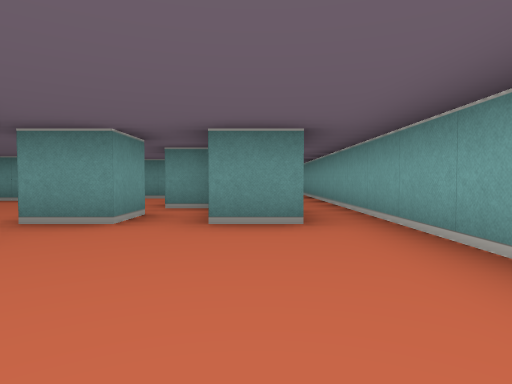
View 1 (above)

24 first-person views from a walk through a cub3D level. The camera is about half as high as the walls, tilts 2° down and sees 75° across. The floor is counted in squares. Each view is taken from the middle of a square. On the plan, view 1 faces up. The plan holds only what a view shows up to about 9 squares ahead; the rest is blank.

View 2
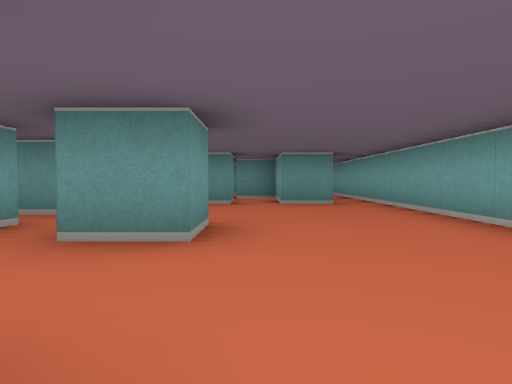

View 3
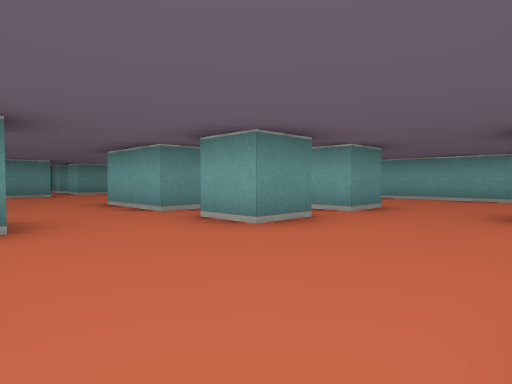

View 4
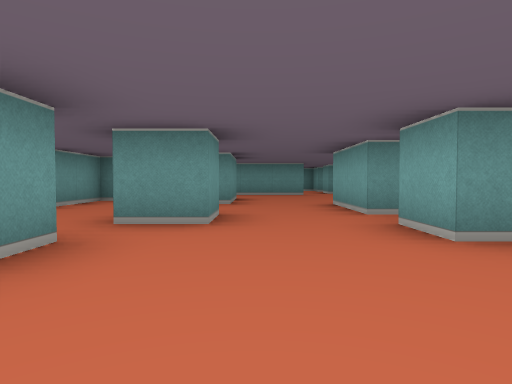

View 5
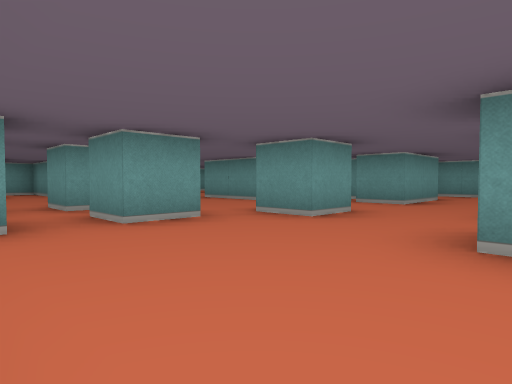

View 6
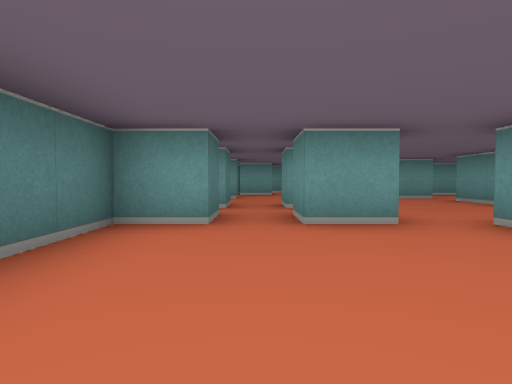

View 7
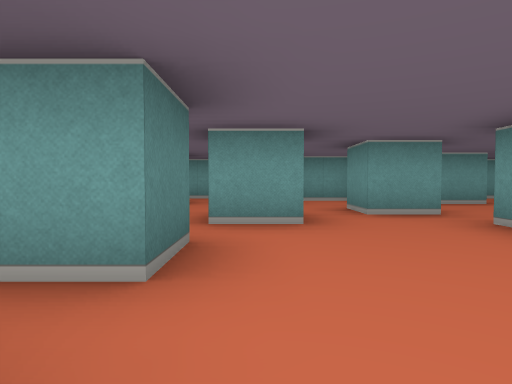

View 8
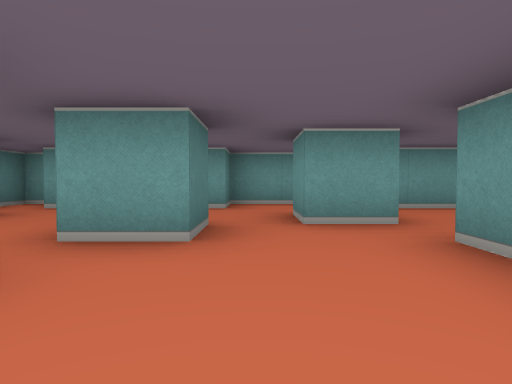

View 9
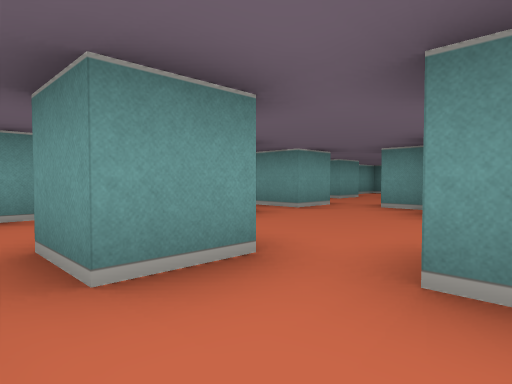

View 10
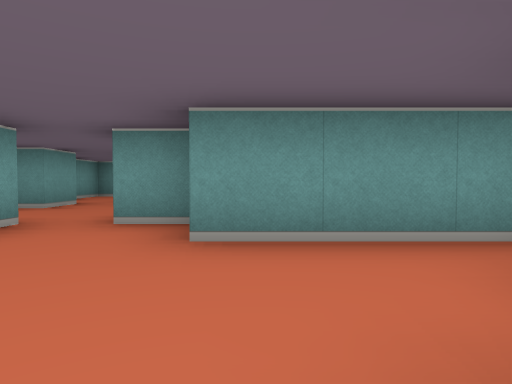

View 11
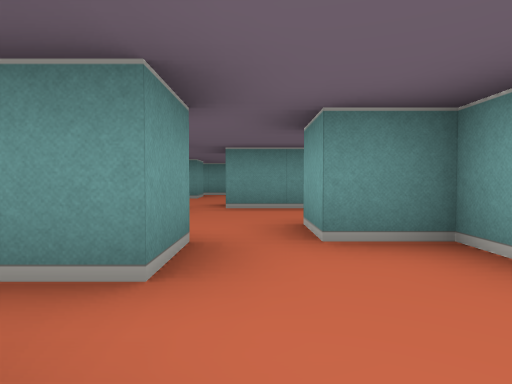

View 12
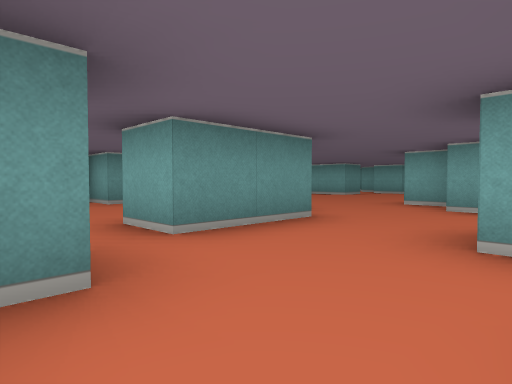

View 13
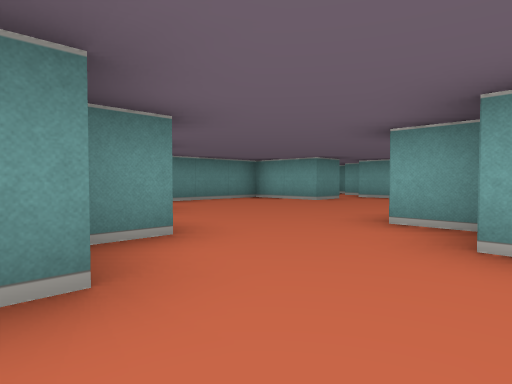

View 14
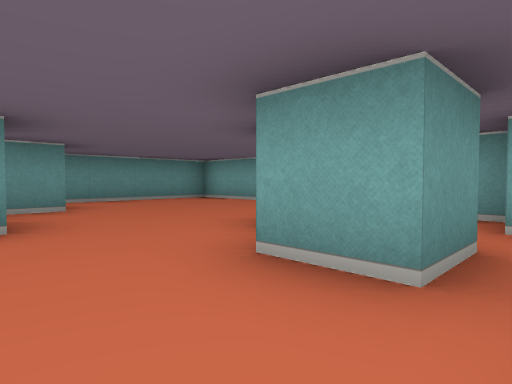

View 15
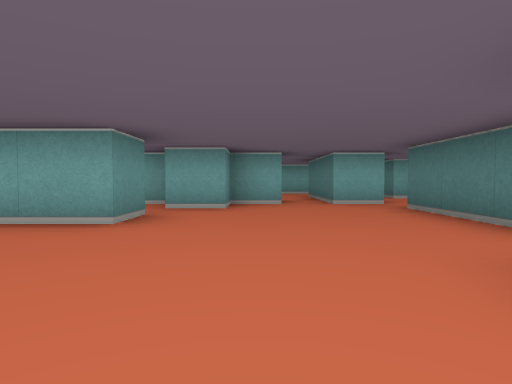

View 16
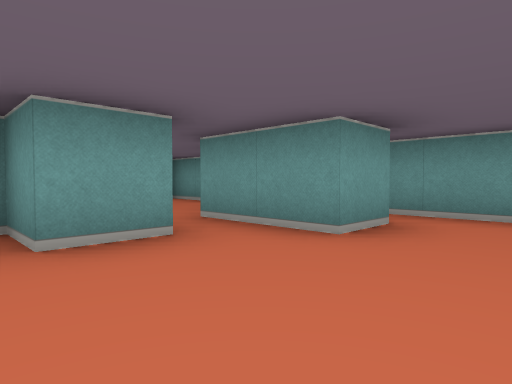

View 17
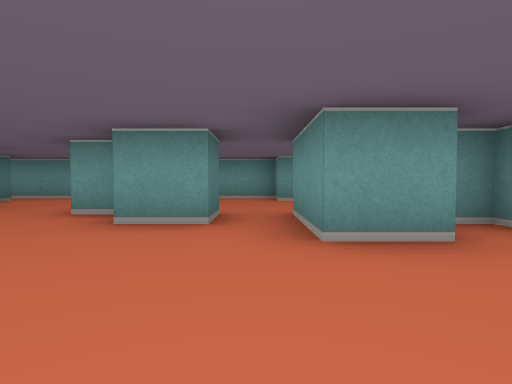

View 18
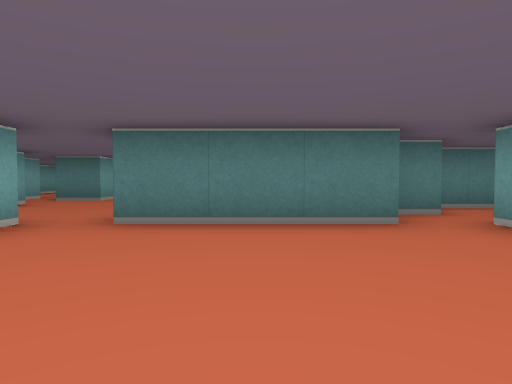

View 19
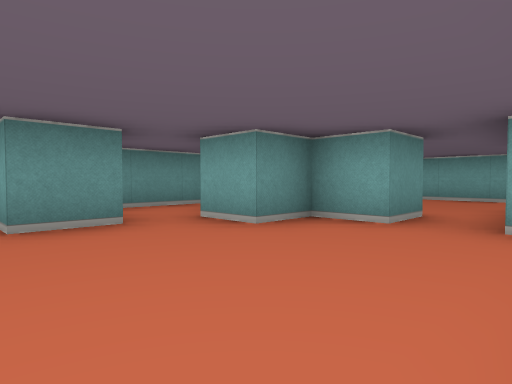

View 20
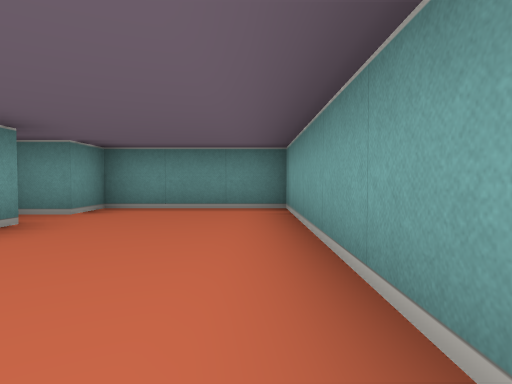

View 21
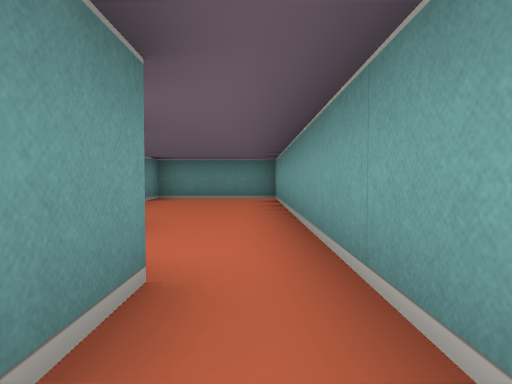

View 22
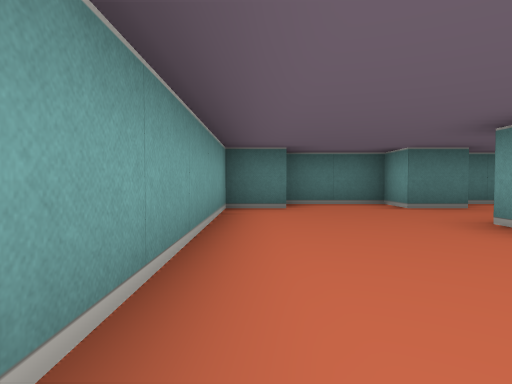

View 23
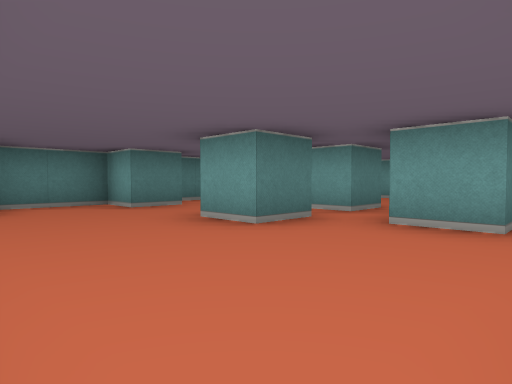

View 24
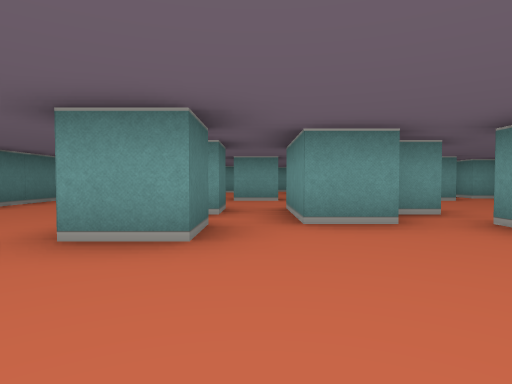

### Floor plan
Key: @ floor where view 1 was taken; # wall or solid block; . floor.
Columns run from 17 left of view 1 to 2 right of it. Each row starts with its distance up from view 1.
 15 ####################
 14 #...##.....#..##...#
 13 ##...##....#..#....#
 12 #............###...#
 11 #...##........#....#
 10  ..##..............#
  9  #.....##.....###..#
  8  ......######......#
  7 #...#...##......##.#
  6 #.#.#####.......#..#
  5   .....####.....##.#
  4   #....#. #....#.#.#
  3  ##...##. ...#.....#
  2  #..#........##....#
  1  #........#........#
  0 ###..#.......#.#.@.#
 -1 #......#.#.........#
 -2 ###................#
 -3  #..#  #.#.....#..##
 -4  ##      ##########

Positions as (right, up) in squares from view 1, and headings:
1: (0, 0), facing up
2: (-1, -3), facing up
3: (-7, -3), facing up-right
4: (-6, -3), facing up
5: (-4, -3), facing up-left
6: (-4, -2), facing left
7: (-8, 0), facing left
8: (-9, 1), facing left
9: (-11, 1), facing up-left
10: (-12, 3), facing up
11: (-14, 4), facing up
12: (-16, 7), facing up-right
13: (-13, 8), facing up-right
14: (-12, 7), facing up-right
15: (-10, 11), facing right
16: (-9, 10), facing up-left
17: (-8, 12), facing left
18: (-6, 12), facing down
19: (-7, 9), facing up-right
20: (1, 9), facing up
21: (1, 6), facing up
22: (1, 3), facing down
23: (1, 3), facing down-left
24: (1, 1), facing left
